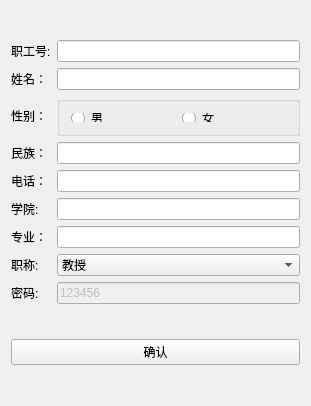
<?xml version="1.0" encoding="UTF-8"?>
<ui version="4.0">
 <class>rootInsertTeacher</class>
 <widget class="QWidget" name="rootInsertTeacher">
  <property name="geometry">
   <rect>
    <x>0</x>
    <y>0</y>
    <width>311</width>
    <height>406</height>
   </rect>
  </property>
  <property name="minimumSize">
   <size>
    <width>311</width>
    <height>387</height>
   </size>
  </property>
  <property name="maximumSize">
   <size>
    <width>311</width>
    <height>406</height>
   </size>
  </property>
  <property name="windowTitle">
   <string>rootInsertTeacher</string>
  </property>
  <layout class="QVBoxLayout" name="verticalLayout">
   <item>
    <layout class="QGridLayout" name="gridLayout">
     <item row="4" column="0">
      <widget class="QLabel" name="label_7">
       <property name="text">
        <string>电话：</string>
       </property>
      </widget>
     </item>
     <item row="5" column="0">
      <widget class="QLabel" name="label_6">
       <property name="text">
        <string>学院:</string>
       </property>
      </widget>
     </item>
     <item row="3" column="0">
      <widget class="QLabel" name="label_5">
       <property name="text">
        <string>民族：</string>
       </property>
      </widget>
     </item>
     <item row="7" column="1">
      <widget class="QComboBox" name="comboBox">
       <item>
        <property name="text">
         <string>教授</string>
        </property>
       </item>
       <item>
        <property name="text">
         <string>副教授</string>
        </property>
       </item>
       <item>
        <property name="text">
         <string>讲师</string>
        </property>
       </item>
      </widget>
     </item>
     <item row="0" column="0">
      <widget class="QLabel" name="label">
       <property name="text">
        <string>职工号:</string>
       </property>
      </widget>
     </item>
     <item row="0" column="1">
      <widget class="QLineEdit" name="idlineEdit"/>
     </item>
     <item row="5" column="1">
      <widget class="QLineEdit" name="collegelineEdit"/>
     </item>
     <item row="2" column="1">
      <widget class="QGroupBox" name="groupBox">
       <property name="maximumSize">
        <size>
         <width>16777215</width>
         <height>40</height>
        </size>
       </property>
       <property name="title">
        <string/>
       </property>
       <property name="alignment">
        <set>Qt::AlignCenter</set>
       </property>
       <layout class="QHBoxLayout" name="horizontalLayout">
        <item>
         <widget class="QRadioButton" name="manRadiBtn">
          <property name="text">
           <string>男</string>
          </property>
         </widget>
        </item>
        <item>
         <widget class="QRadioButton" name="womanRadioBtn">
          <property name="text">
           <string>女</string>
          </property>
         </widget>
        </item>
       </layout>
      </widget>
     </item>
     <item row="8" column="0">
      <widget class="QLabel" name="label_12">
       <property name="text">
        <string>密码:</string>
       </property>
      </widget>
     </item>
     <item row="7" column="0">
      <widget class="QLabel" name="label_11">
       <property name="text">
        <string>职称:</string>
       </property>
      </widget>
     </item>
     <item row="1" column="1">
      <widget class="QLineEdit" name="namelineEdit"/>
     </item>
     <item row="2" column="0">
      <widget class="QLabel" name="label_4">
       <property name="text">
        <string>性别：</string>
       </property>
      </widget>
     </item>
     <item row="6" column="0">
      <widget class="QLabel" name="label_8">
       <property name="text">
        <string>专业：</string>
       </property>
      </widget>
     </item>
     <item row="4" column="1">
      <widget class="QLineEdit" name="tellineEdit"/>
     </item>
     <item row="8" column="1">
      <widget class="QLineEdit" name="pwdclasslineEdit">
       <property name="enabled">
        <bool>false</bool>
       </property>
       <property name="text">
        <string>123456</string>
       </property>
      </widget>
     </item>
     <item row="6" column="1">
      <widget class="QLineEdit" name="majorlineEdit"/>
     </item>
     <item row="1" column="0">
      <widget class="QLabel" name="label_3">
       <property name="text">
        <string>姓名：</string>
       </property>
      </widget>
     </item>
     <item row="3" column="1">
      <widget class="QLineEdit" name="nativelineEdit"/>
     </item>
    </layout>
   </item>
   <item>
    <widget class="QPushButton" name="pushButton">
     <property name="styleSheet">
      <string notr="true"/>
     </property>
     <property name="text">
      <string>确认</string>
     </property>
    </widget>
   </item>
  </layout>
 </widget>
 <layoutdefault spacing="6" margin="11"/>
 <resources/>
 <connections/>
</ui>
